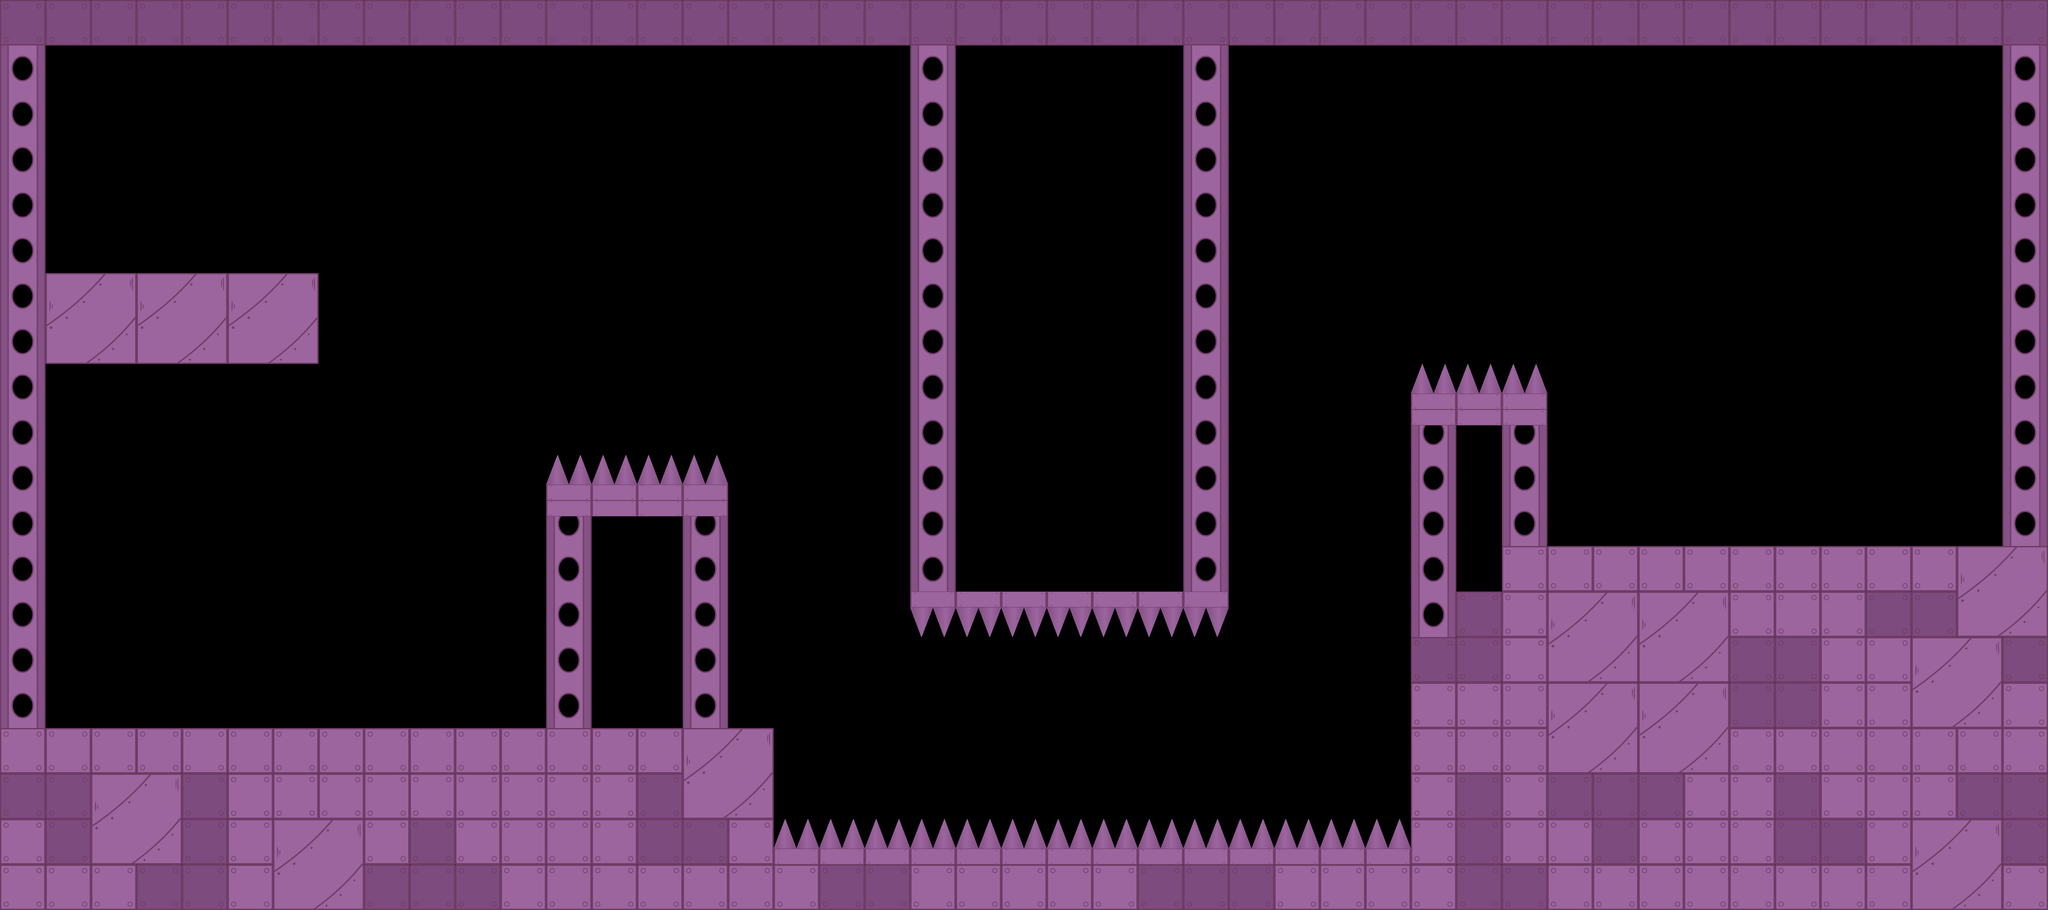

Tiled map render using the project's own tile images. Description and the map definition, with tile-layer contents summarised, below:
An orthogonal 45x20 tile map with 100x100 px tiles, 1 tile layer (walls) and 4 objects (exit).

<map version="1.0" orientation="orthogonal" renderorder="right-down" width="45" height="20" tilewidth="100" tileheight="100" nextobjectid="7">
 <properties>
  <property name="startX" value="3" />
  <property name="startY" value="6" />
 </properties>
 <tileset firstgid="1" name="tileset" tilewidth="100" tileheight="100" tilecount="15">
  <image source="tileset.png" width="500" height="300" />
  <tile id="0">
   <properties>
    <property name="startX" value="3" />
    <property name="startY" value="6" />
   </properties>
  </tile>
  <tile id="2">
   <properties>
    <property name="type" value="spike" />
   </properties>
  </tile>
 </tileset>
 <layer name="walls" width="45" height="20">
  <properties>
   <property name="time" value="60" />
  </properties>
  <data>[900 cells, 347 non-empty, 11 distinct tile ids]</data>
 </layer>
 <objectgroup name="exits">
  <object id="3" name="exit" x="4100" y="900" width="100" height="200">
   <properties>
    <property name="exitX" value="2" />
    <property name="exitY" value="7" />
    <property name="link" value="spaceship3" />
   </properties>
  </object>
 </objectgroup>
 <objectgroup name="pickups">
  <object id="4" x="200" y="400" width="100" height="100">
   <properties>
    <property name="type" value="gas" />
   </properties>
  </object>
 </objectgroup>
 <objectgroup name="enemies">
  <object id="5" x="3800" y="1100" width="100" height="100" />
  <object id="6" x="400" y="400" width="100" height="100" />
 </objectgroup>
</map>
